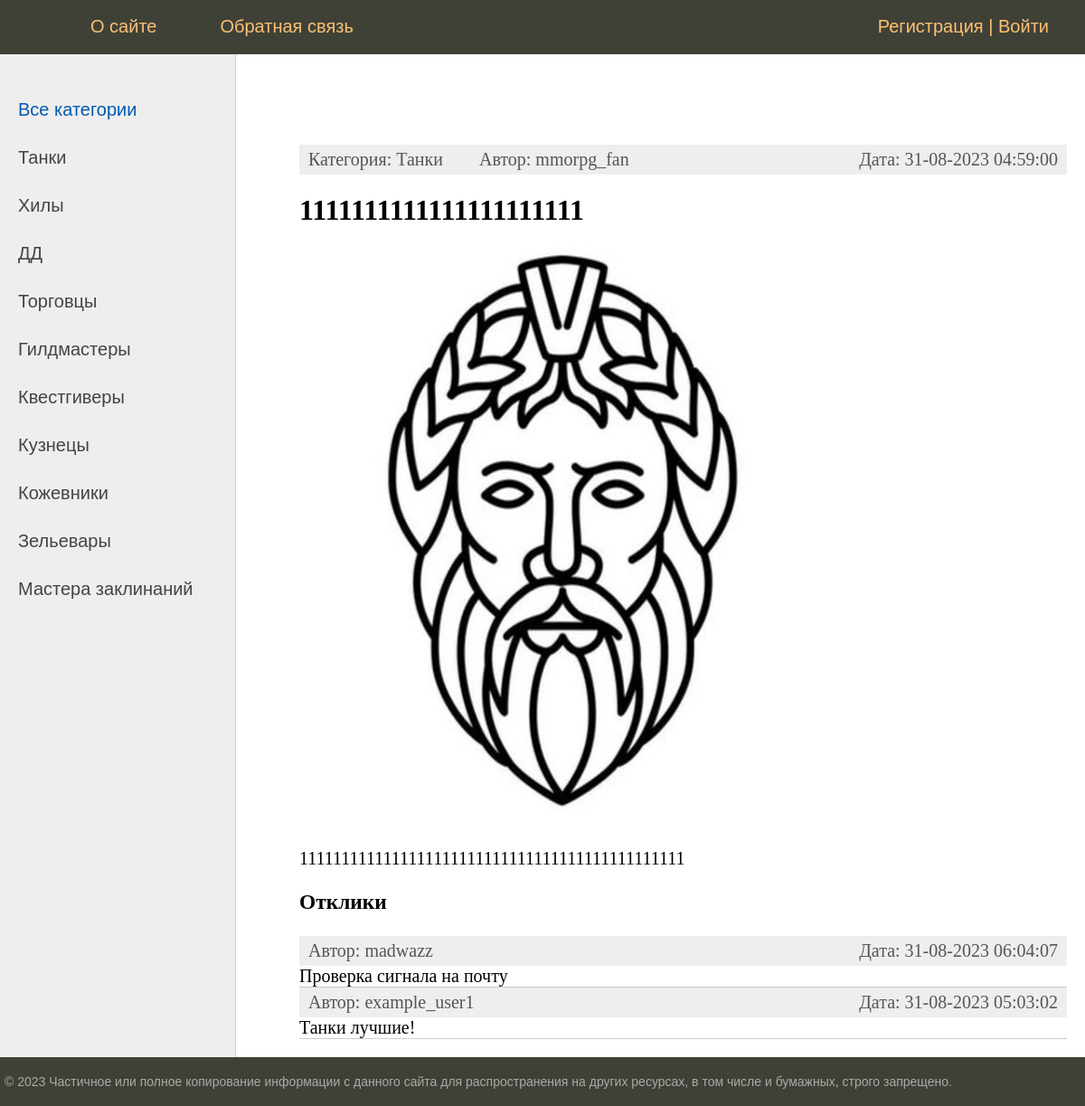
The app's page /post/19 with its own data.
### bulletinboard/models.py (models this page shows, shortened)
class Category(models.Model):
    name = models.CharField(max_length=100, db_index=True, verbose_name='Категория')
    slug = models.SlugField(max_length=255, unique=True, db_index=True, verbose_name='URL')
    def __str__(self):
        return self.name
    def get_absolute_url(self):
        return reverse('category', kwargs={'cat_slug': self.slug})
    class Meta:
        verbose_name = 'Категория'
        verbose_name_plural = 'Категории'
        ordering = ['id']

class Post(models.Model):
    author = models.ForeignKey(Author, on_delete=models.CASCADE, verbose_name='Автор')
    category = models.ForeignKey('Category', models.CASCADE, verbose_name='Категория')
    creation_time = models.DateTimeField(auto_now_add=True, verbose_name='Время создания')
    title = models.CharField(max_length=255, blank=False, verbose_name='Заголовок')
    body = RichTextUploadingField(verbose_name='Содержание')
    def __str__(self):
        return self.title
    class Meta:
        verbose_name = 'Объявление'
        verbose_name_plural = 'Объявления'
        ordering = ['-creation_time', 'title']

class Author(models.Model):
    user = models.OneToOneField(User, on_delete=models.CASCADE)
    def __str__(self):
        return self.user.username
    class Meta:
        verbose_name = 'Автор'
        verbose_name_plural = 'Авторы'
        ordering = ['id']

class Message(models.Model):
    post = models.ForeignKey(Post, on_delete=models.CASCADE, verbose_name='Связанный пост')
    author = models.ForeignKey(Author, on_delete=models.CASCADE, verbose_name='Автор')
    creation_time = models.DateTimeField(auto_now_add=True, verbose_name='Время создания')
    text = models.TextField(blank=False, verbose_name='Содержание')
    is_approved = models.BooleanField(default=False, verbose_name='Подтверждение')
    class Meta:
        verbose_name = 'Отклик'
        verbose_name_plural = 'Отклики'
        ordering = ['-creation_time']

### bulletinboard/views.py (the view)
# urls.py: path('post/<int:post_id>', ShowPost.as_view(), name='post'),
class ShowPost(DataMixin, DetailView):
    model = Post
    template_name = 'bulletinboard/post.html'
    context_object_name = 'post'
    def get_context_data(self, *, object_list=None, **kwargs):
        context = super().get_context_data(**kwargs)
        c_def = self.get_user_context(title=context['post'], form=AddMessageForm())
        return context | c_def
    def get_object(self, queryset=None):
        post_id = self.kwargs.get('post_id')
        return get_object_or_404(Post, id=post_id)

### bulletinboard/templatetags/bulletinboard_tags.py (called while the page is built)
@register.inclusion_tag('bulletinboard/list_categories.html')
def show_categories(cat_selected=0):
    cats = Category.objects.all()
    return {'cats': cats, 'cat_selected': cat_selected}

### bulletinboard/utils.py (called while the page is built)
    def get_user_context(self, **kwargs):
        context = kwargs
        cats = Category.objects.annotate(Count('post'))
        user_menu = menu.copy()
        if not self.request.user.is_authenticated:
            user_menu.pop(2)
            user_menu.pop(2)
        context['menu'] = user_menu
        context['cats'] = cats
        if 'cat_selected' not in context:
            context['cat_selected'] = 0
        return context

### bulletinboard/templates/bulletinboard/post.html (shortened to what this page needs)
{% extends 'bulletinboard/default.html' %}
{% block content %}
<div class="article-panel">
	<p class="first">Категория: {{post.category}}&nbsp;&nbsp;&nbsp;&nbsp;&nbsp;&nbsp;&nbsp;&nbsp;Автор: {{post.author}}</p>
	<p class="last">Дата: {{post.creation_time|date:"d-m-Y H:i:s"}}</p>
</div>
<h1>{{post.title}}</h1>
{% autoescape off %}
{{post.body}}
{% endautoescape %}
{% if object.message_set.all %}
  <h3>Отклики</h3>
<ul class="list-articles">
	{% for message in object.message_set.all %}
	{% if message.is_approved %}
		<li><div class="article-panel">
			<p class="first">Автор: {{message.author}}</p>
			<p class="last">Дата: {{message.creation_time|date:"d-m-Y H:i:s"}}</p>
		</div>
            {{message.text}}
			</li>
	{% endif %}
	{% endfor %}
	{% endif %}
</ul>
{% endblock %}

### bulletinboard/templates/bulletinboard/list_categories.html
{% for c in cats %}
    {% if c.pk == cat_selected %}
        <li class="selected">{{c.name}}</li>
    {% else %}
        <li><a href="{{ c.get_absolute_url }}">{{c.name}}</a></li>
    {% endif %}
{% endfor %}

### bulletinboard/static/bulletinboard/css/styles.css (style rules this page uses)
html, body { font-family: 'Arial'; margin: 0; padding: 0; height: 100%; width: 100%; color: #444; }
a { color: #0059b2; text-decoration: none; }
img { max-width: 600px; height: auto; }
div.article-panel { background: #eee; padding: 5px 10px 5px 10px; box-sizing: border-box; overflow: hidden; color: #555; }
div.article-panel p.first { margin: 0; float: left; }
div.article-panel p.last { margin: 0; float: right; }
ul.list-articles { list-style: none; margin: 0; padding: 0; }
ul.list-articles li { border-bottom: 1px solid #ccc; }
.left-chapters ul li { margin: 30px 0 0 0; color: #999; }
.left-chapters ul li a { color: #444; text-decoration: none; }
.content-text h1 { font-size: 32px; }

### records on screen
Category: name "Танки"
Category: name "Хилы"
Category: name "ДД"
Category: name "Торговцы"
Category: name "Гилдмастеры"
Category: name "Квестгиверы"
Category: name "Кузнецы"
Category: name "Кожевники"
Category: name "Зельевары"
Category: name "Мастера заклинаний"
Post: category "Танки", author "mmorpg_fan", creation_time "31-08-2023 04:59:00", title "1111111111111111111111", body (picture), body "1111111111111111111111111111111111111111111111"
Message: author "madwazz", creation_time "31-08-2023 06:04:07", text "Проверка сигнала на почту"
Message: author "example_user1", creation_time "31-08-2023 05:03:02", text "Танки лучшие!"

### other values on screen
{{ m.title }} "О сайте" "Обратная связь"
